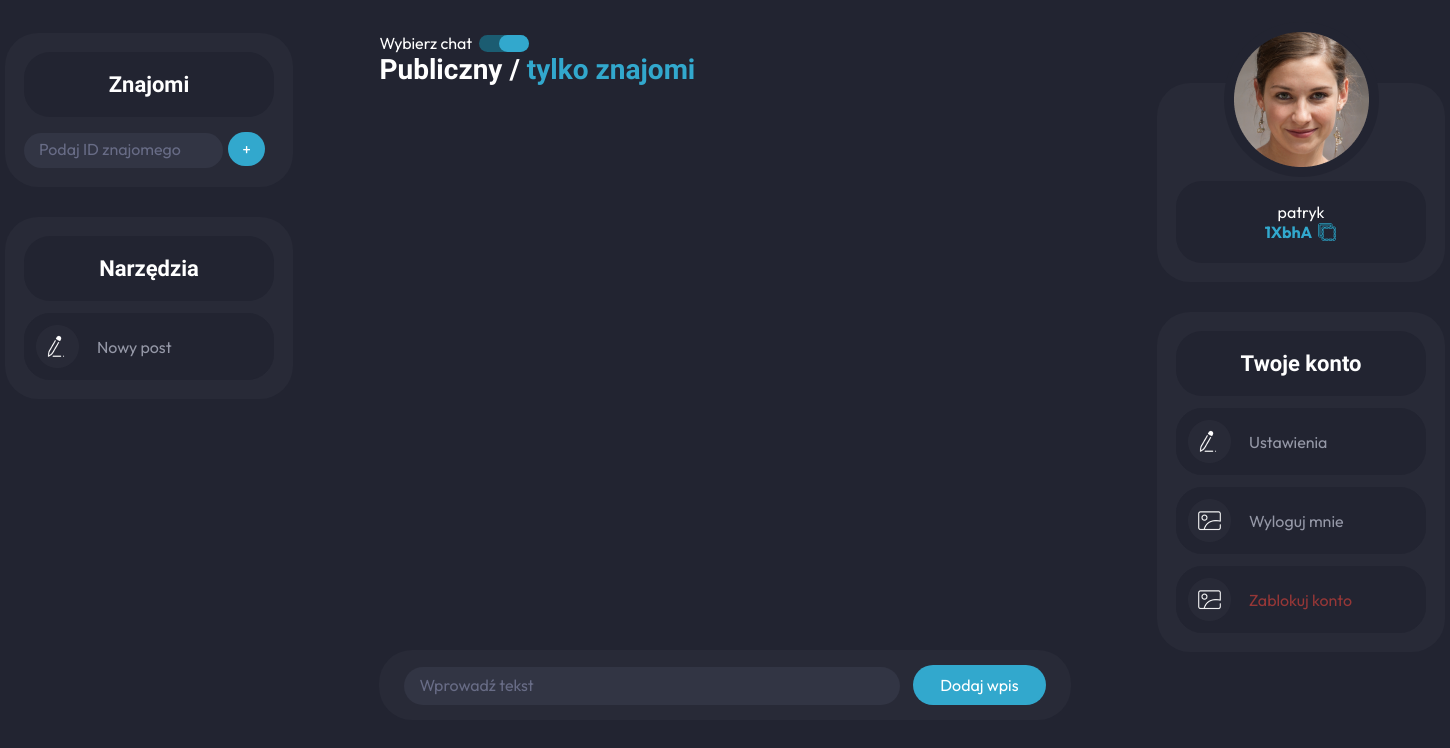
Page /friends.php (signed in) on the earlier database version.
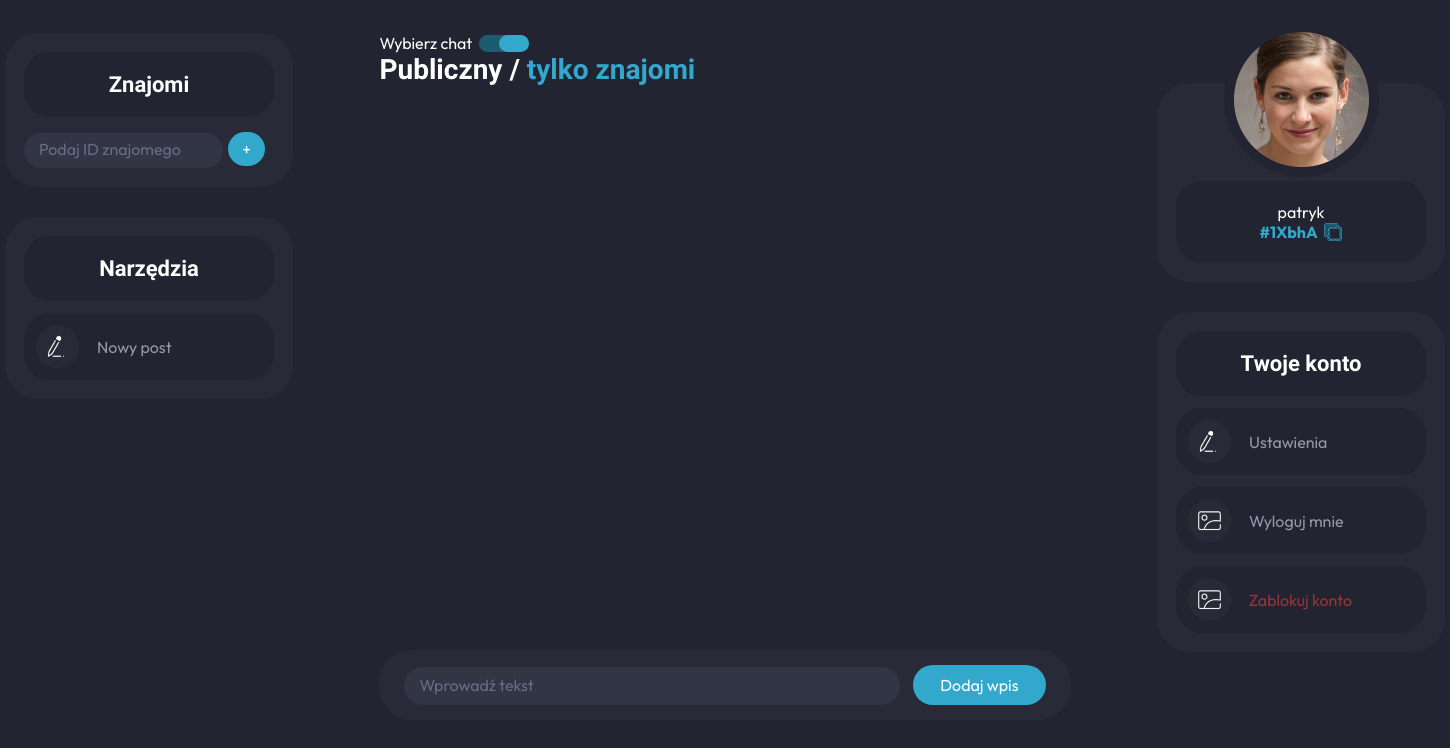
Same page on the later database version.
### tables this page shows
CREATE TABLE `users` (
  `id` int(11) NOT NULL,
  `login` varchar(32) NOT NULL,
  `mail` varchar(128) NOT NULL,
  `password` varchar(1024) NOT NULL,
  `friend_id` varchar(11) NOT NULL,
  `friends` varchar(128) NOT NULL
);

### friends.php (the view, shortened to what this page needs)
<!DOCTYPE html>
<html lang="en">
<head>
</head>
<body>
    <div class="main-container">
        <div class="container-left">
            <div class="friends-container">
                <div class="friend-header">
                    <h1>Znajomi</h1>
                </div>
                <div class="input-label">
                    <form method='POST' action='App/Create/AddFriend.php'>
                        <input class='input-friend-id' type=text placeholder="Podaj ID znajomego"
                            name='add_friend'><input type='submit' name='add_friend_submit' class="add-friend-plus"
                            value="+">
                    </form>
                </div>
                    <?php
                    $servername = "localhost";
                    $database = "socialise";
                    $username = "root";
                    $password = "";
                    $conn = mysqli_connect($servername, $username, $password, $database);
                    ?>
            </div>
            <div class="tool-container">
                <div class="tool-header">
                    <h1>Narzędzia</h1>
                </div>
                <div class="tool-label" onClick='addPostPopup()'>
                    <img src="App\Images\new-post.png">
                    <p>Nowy post</p>
                </div>
            </div>
        </div>
        <div class="container-middle">
            <div class="main-middle-section">
                <div class="main-choose-wrapper">
                    <label class="choose-paragraph-label">
                        <p class="choose-paragraph">Wybierz chat
                        <div id="checkbox-choose-wrapper">
                            <div id="checkbox-choose-inside"></div>
                        </div>
                        </p>
                    </label>
                </div>
                <h1 class="type-of-chat-header"><span class="second-option">Publiczny</span> / <span
                        class="first-option"> tylko znajomi</span></h1>
                <div class="add-post-wrapper">
                    <form method='POST' action='App/Create/AddPost.php' enctype="multipart/form-data">
                        <input type="text" placeholder="Wprowadź tekst" class="input-post" name='input-post'><input
                            type='submit' class="add-post-button" value='Dodaj wpis' name='input-post-submit'><input
                    </form>
                </div>
            </div>
        </div>
        <div class="container-right">
            <div class="profile-container">
                <div class="your-image">
                    <img src="App\Images\your-image.png">
                </div>
                <div class="your-profile-label">
                    <p class="your-profile-image">
                        <?php
                        $result = $conn->query("SELECT * FROM users WHERE id=" . $_SESSION['user_id'] . "");
                        while ($row = $result->fetch_assoc()) {
                            echo '
                            <p class="your-profile-image">
                            ' . $row["login"] . '
                            </p>
                            <p class="your-friend-id">' . $row['friend_id'] . '<span id="your-friend-id-svg"></span></p>
                            ';
                        }
                        ?>
                </div>
            </div>
            <div class="account-container">
                <div class="account-header">
                    <h1>Twoje konto</h1>
                </div>
                <div class="account-label" onclick="changeName()">
                    <img src="App\Images\settings.png">
                    <p>Ustawienia</p>
                </div>
                <div class="account-label" onclick="logoutPopup()">
                    <img src="App\Images\logout.png">
                    <p>Wyloguj mnie</p>
                </div>
                <div class="account-label block-label" onclick="blockAccount()">
                    <img src="App\Images\delete.png">
                    <p class="block-account">Zablokuj konto</p>
                </div>
            </div>
        </div>
    </div>
</body>
</html>

Differences in the rows shown:
changed users "patryk": friend "1XbhA" → "#1XbhA"
